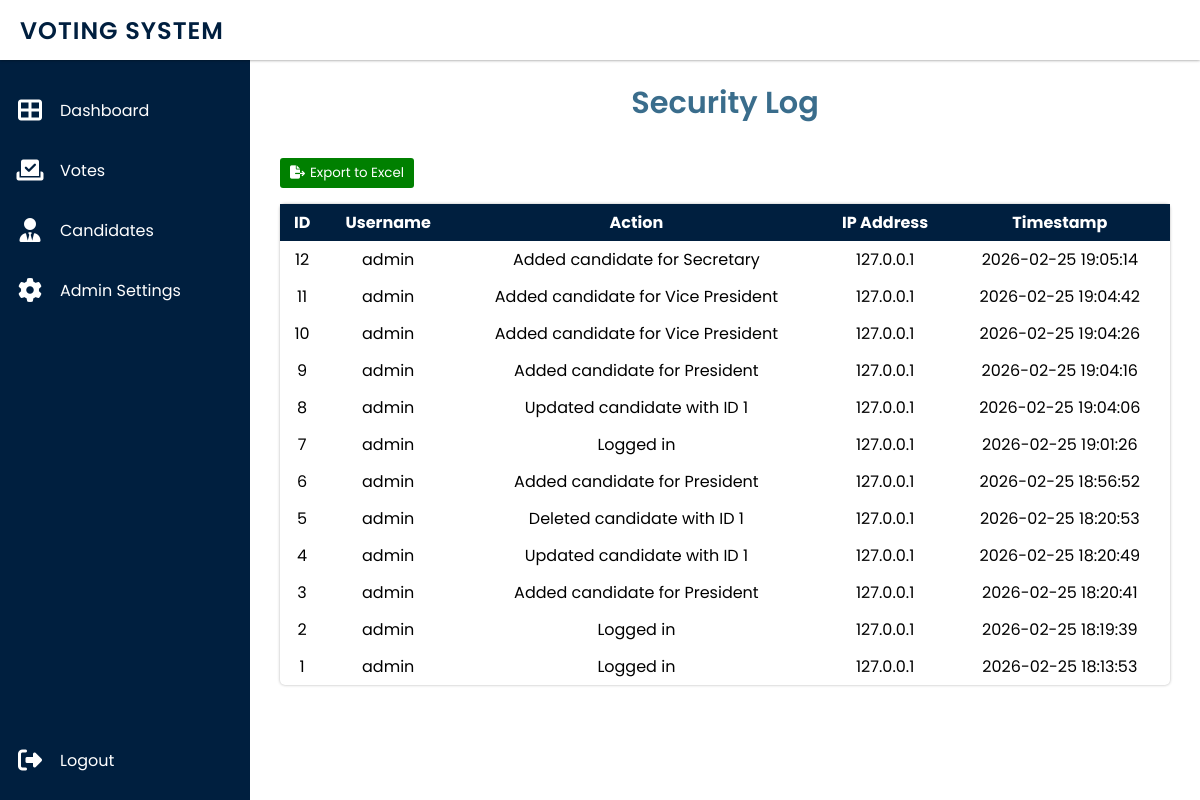
Before: /admin/security-log (signed in) with the older database file.
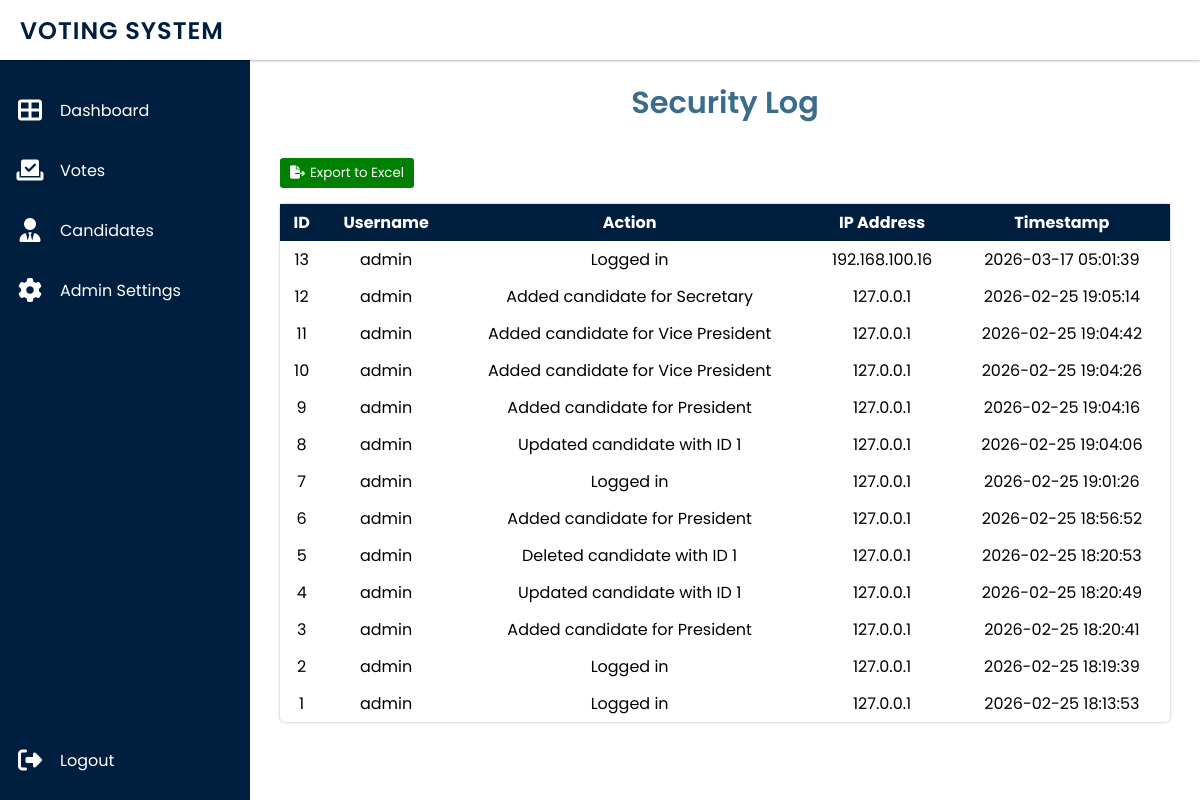
After: the same page with the newer database file.
### app.py (models this page shows)
class SecurityLog(db.Model):
    id = db.Column(db.Integer, primary_key=True)
    admin_username = db.Column(db.String(50), nullable=False)
    action = db.Column(db.String(255), nullable=False)
    ip_address = db.Column(db.String(45))
    timestamp = db.Column(db.DateTime, server_default=db.func.now())

### app.py (the view)
@app.route('/admin/security-log')
def security_log():
    if 'admin' not in session:
        flash('Please log in first', 'warning')
        return redirect(url_for('admin_login'))
    logs = SecurityLog.query.order_by(SecurityLog.timestamp.desc()).all()
    return render_template('admin/security_log.html', logs=logs)

### templates/admin/security_log.html (shortened to what this page needs)
<!DOCTYPE html>
<html lang="en">
<head>
    <link rel="stylesheet" type="text/css" href="../static/css/security_log.css">
    <link rel="stylesheet" href="https://cdnjs.cloudflare.com/ajax/libs/font-awesome/6.7.2/css/all.min.css" />
</head>
<body>
    <div class="topbar">
        <div class="logo">
            <h2>Voting System</h2>
        </div>
    </div>
    <div class="sidebar">
        <ul>
            {% if 'admin' in session %}
                <li>
                    <a href="{{ url_for('dashboard') }}">
                        <i class="fas fa-th-large"></i>
                        <div>Dashboard</div>
                    </a>
                </li>
                <li>
                    <a href="{{ url_for('admin_votes') }}">
                        <i class="fa-solid fa-check-to-slot"></i>
                        <div>Votes</div>
                    </a>
                </li>
                <li>
                    <a href="{{ url_for('manage_candidates') }}">
                        <i class="fa-solid fa-user-tie"></i>
                        <div>Candidates</div>
                    </a>
                </li>
                <li>
                    <a href="{{ url_for('admin_settings') }}">
                        <i class="fas fa-cog"></i>
                        <div>Admin Settings</div>
                    </a>
                </li>
                <li>
                    <a href="{{ url_for('admin_logout') }}">
                        <i class="fa-solid fa-right-from-bracket"></i>
                        <div>Logout</div>
                    </a>
                </li>
            {% else %}
                <li class="nav-item"><a class="nav-link" href="{{ url_for('admin_login') }}">Admin Login</a></li>
            {% endif %}
        </ul>
    </div>
    <div class="main">
        <h1>Security Log</h1>
        <div class="export-btn">
            <button><i class="fa-solid fa-file-export"></i><a href="{{ url_for('export_logs') }}">Export to Excel</a></button>
        </div>
        <table class="log-table">
            <thead>
                <tr>
                    <th>ID</th>
                    <th>Username</th>
                    <th>Action</th>
                    <th>IP Address</th>
                    <th>Timestamp</th>
                </tr>
            </thead>
            <tbody>
                {% for log in logs %}
                <tr>
                    <td>{{ log.id }}</td>
                    <td>{{ log.admin_username }}</td>
                    <td>{{ log.action }}</td>
                    <td>{{ log.ip_address }}</td>
                    <td>{{ log.timestamp.strftime('%Y-%m-%d %H:%M:%S') }}</td>
                </tr>
                {% endfor %}
            </tbody>
        </table>
    </div>
</body>
</html>

### static/css/security_log.css (style rules this page uses)
* { margin: 0; padding: 0; box-sizing: border-box; font-family: Poppins; }
body { background-color: #fff; }
.topbar { position: fixed; background-color: #fff; box-shadow: 0px 0px 3px rgba(0, 0, 0, 0.5); width: 100%; height: 60px; padding: 0 20px; display: grid; grid-template-columns: 1fr 200px 60px; align-items: center; z-index: 99; }
.logo h2 { color: #001F3F; text-transform: uppercase; letter-spacing: 1px; font-weight: 600; }
.sidebar { position: fixed; top: 60px; width: 250px; height: calc(100% - 60px); background-color: #001F3F; overflow-x: hidden; }
.sidebar ul { margin-top: 20px; }
.sidebar ul li { width: 100%; list-style-type: none; }
.sidebar ul li a { width: 100%; text-decoration: none; color: #fff; height: 60px; display: flex; align-items: center; transition: all ease 0.3s; }
.sidebar ul li:nth-child(5) { position: absolute; bottom: 10px; }
.sidebar ul li a i { min-width: 60px; font-size: 24px; text-align: center; }
.main { position: absolute; top: 60px; width: calc(100% - 250px); left: 250px; min-height: calc(100vh - 600px); overflow-x: auto; padding: 20px 30px; }
.main h1 { color: #3A6D8C; text-align: center; margin-bottom: 2rem; font-weight: 600; font-size: 1.9rem; }
.export-btn { margin-bottom: 1rem; }
.export-btn button { border: none; background-color: #008000; padding: 5px 10px; border-radius: 3px; cursor: pointer; }
.export-btn a { text-decoration: none; color: #fff; }
.export-btn i { color: #fff; margin-right: 5px; }
.log-table { width: 100%; border-collapse: collapse; max-width: 100%; overflow: hidden; overflow-x: auto; border-radius: 5px; box-shadow: 0px 0px 3px rgba(0, 0, 0, 0.3); }
th, td { padding: 6px 10px; text-align: center; }
th { background-color: #001F3F; color: white; }

Changed rows visible on the page:
added SecurityLog: id "13", admin_username "admin", action "Logged in", ip_address "192.168.100.16", timestamp "2026-03-17 05:01:39"
